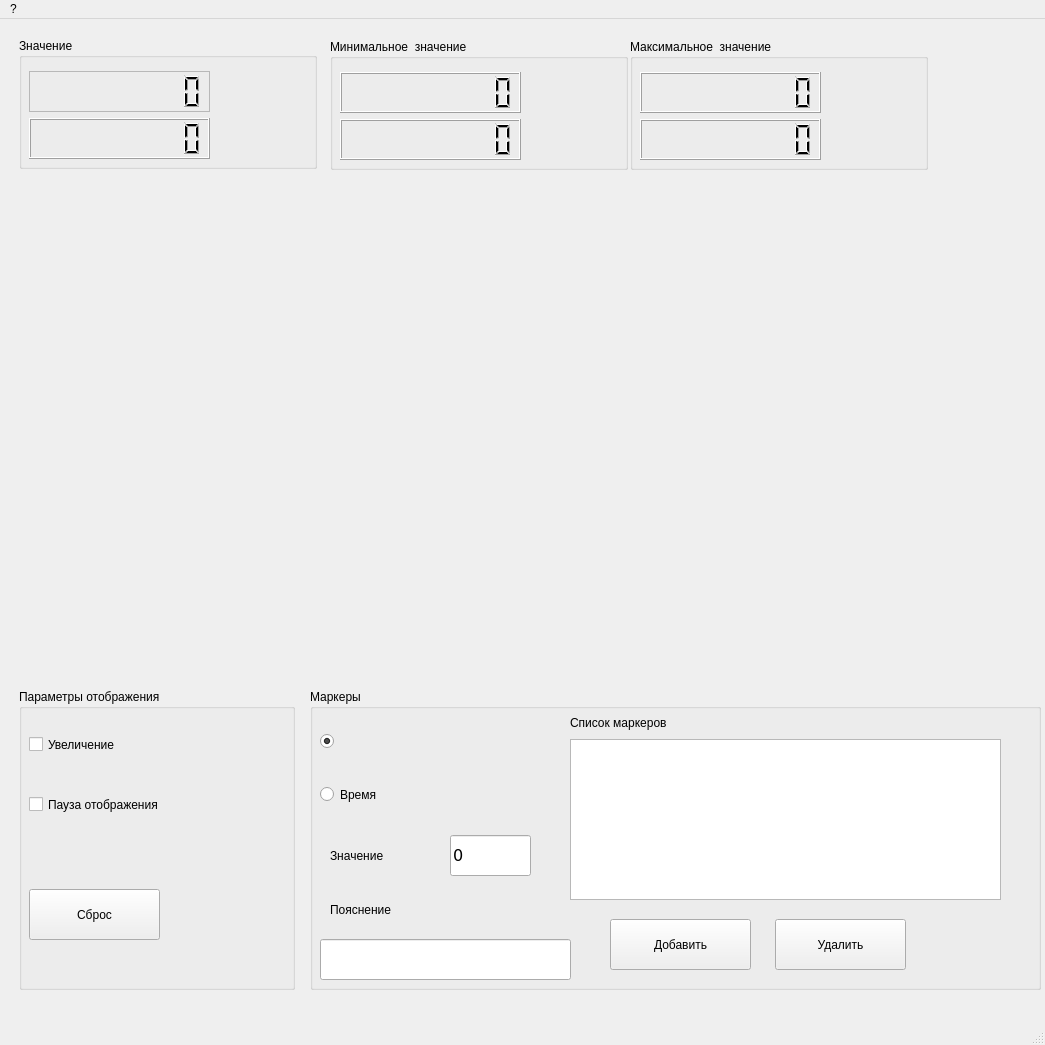
<?xml version="1.0" encoding="UTF-8"?>
<ui version="4.0">
 <class>fpChart_II</class>
 <widget class="QMainWindow" name="fpChart_II">
  <property name="geometry">
   <rect>
    <x>0</x>
    <y>0</y>
    <width>1045</width>
    <height>1045</height>
   </rect>
  </property>
  <property name="minimumSize">
   <size>
    <width>1045</width>
    <height>1045</height>
   </size>
  </property>
  <property name="maximumSize">
   <size>
    <width>1045</width>
    <height>1045</height>
   </size>
  </property>
  <property name="windowTitle">
   <string>Кислородомер</string>
  </property>
  <widget class="QWidget" name="centralwidget">
   <widget class="QGroupBox" name="groupBox_2">
    <property name="geometry">
     <rect>
      <x>630</x>
      <y>20</y>
      <width>298</width>
      <height>131</height>
     </rect>
    </property>
    <property name="minimumSize">
     <size>
      <width>298</width>
      <height>121</height>
     </size>
    </property>
    <property name="title">
     <string>Максимальное  значение</string>
    </property>
    <widget class="QLabel" name="lblVal_6">
     <property name="geometry">
      <rect>
       <x>197</x>
       <y>80</y>
       <width>81</width>
       <height>31</height>
      </rect>
     </property>
     <property name="minimumSize">
      <size>
       <width>81</width>
       <height>31</height>
      </size>
     </property>
     <property name="font">
      <font>
       <pointsize>11</pointsize>
      </font>
     </property>
     <property name="lineWidth">
      <number>-5</number>
     </property>
     <property name="text">
      <string/>
     </property>
    </widget>
    <widget class="QLCDNumber" name="lcdMain_percent_max">
     <property name="geometry">
      <rect>
       <x>10</x>
       <y>80</y>
       <width>181</width>
       <height>41</height>
      </rect>
     </property>
     <property name="sizePolicy">
      <sizepolicy hsizetype="Preferred" vsizetype="Preferred">
       <horstretch>1</horstretch>
       <verstretch>0</verstretch>
      </sizepolicy>
     </property>
     <property name="minimumSize">
      <size>
       <width>181</width>
       <height>41</height>
      </size>
     </property>
     <property name="smallDecimalPoint">
      <bool>true</bool>
     </property>
     <property name="digitCount">
      <number>8</number>
     </property>
     <property name="value" stdset="0">
      <double>0.000000000000000</double>
     </property>
     <property name="intValue" stdset="0">
      <number>0</number>
     </property>
    </widget>
    <widget class="QLabel" name="lblVal_3">
     <property name="geometry">
      <rect>
       <x>197</x>
       <y>33</y>
       <width>91</width>
       <height>31</height>
      </rect>
     </property>
     <property name="minimumSize">
      <size>
       <width>91</width>
       <height>31</height>
      </size>
     </property>
     <property name="font">
      <font>
       <pointsize>11</pointsize>
      </font>
     </property>
     <property name="lineWidth">
      <number>-5</number>
     </property>
     <property name="text">
      <string/>
     </property>
    </widget>
    <widget class="QLCDNumber" name="lcdMain_mg_max">
     <property name="geometry">
      <rect>
       <x>10</x>
       <y>33</y>
       <width>181</width>
       <height>41</height>
      </rect>
     </property>
     <property name="sizePolicy">
      <sizepolicy hsizetype="Preferred" vsizetype="Preferred">
       <horstretch>1</horstretch>
       <verstretch>0</verstretch>
      </sizepolicy>
     </property>
     <property name="minimumSize">
      <size>
       <width>181</width>
       <height>41</height>
      </size>
     </property>
     <property name="smallDecimalPoint">
      <bool>true</bool>
     </property>
     <property name="digitCount">
      <number>8</number>
     </property>
     <property name="value" stdset="0">
      <double>0.000000000000000</double>
     </property>
     <property name="intValue" stdset="0">
      <number>0</number>
     </property>
    </widget>
   </widget>
   <widget class="QGroupBox" name="groupBox_3">
    <property name="geometry">
     <rect>
      <x>310</x>
      <y>670</y>
      <width>731</width>
      <height>301</height>
     </rect>
    </property>
    <property name="minimumSize">
     <size>
      <width>731</width>
      <height>235</height>
     </size>
    </property>
    <property name="title">
     <string>Маркеры</string>
    </property>
    <widget class="QToolButton" name="tbAddMarker">
     <property name="geometry">
      <rect>
       <x>300</x>
       <y>230</y>
       <width>141</width>
       <height>51</height>
      </rect>
     </property>
     <property name="minimumSize">
      <size>
       <width>121</width>
       <height>31</height>
      </size>
     </property>
     <property name="focusPolicy">
      <enum>Qt::NoFocus</enum>
     </property>
     <property name="text">
      <string>Добавить</string>
     </property>
    </widget>
    <widget class="QLabel" name="label_12">
     <property name="geometry">
      <rect>
       <x>20</x>
       <y>156</y>
       <width>111</width>
       <height>21</height>
      </rect>
     </property>
     <property name="minimumSize">
      <size>
       <width>71</width>
       <height>21</height>
      </size>
     </property>
     <property name="font">
      <font>
       <pointsize>9</pointsize>
      </font>
     </property>
     <property name="lineWidth">
      <number>-5</number>
     </property>
     <property name="text">
      <string>Значение</string>
     </property>
    </widget>
    <widget class="QLineEdit" name="leVal_marker">
     <property name="geometry">
      <rect>
       <x>140</x>
       <y>146</y>
       <width>81</width>
       <height>41</height>
      </rect>
     </property>
     <property name="sizePolicy">
      <sizepolicy hsizetype="Expanding" vsizetype="Preferred">
       <horstretch>0</horstretch>
       <verstretch>0</verstretch>
      </sizepolicy>
     </property>
     <property name="minimumSize">
      <size>
       <width>81</width>
       <height>31</height>
      </size>
     </property>
     <property name="maximumSize">
      <size>
       <width>81</width>
       <height>16777215</height>
      </size>
     </property>
     <property name="font">
      <font>
       <family>Verdana</family>
       <pointsize>12</pointsize>
      </font>
     </property>
     <property name="text">
      <string>0</string>
     </property>
     <property name="frame">
      <bool>true</bool>
     </property>
     <property name="readOnly">
      <bool>false</bool>
     </property>
    </widget>
    <widget class="QLineEdit" name="leComment_marker">
     <property name="geometry">
      <rect>
       <x>10</x>
       <y>250</y>
       <width>251</width>
       <height>41</height>
      </rect>
     </property>
     <property name="sizePolicy">
      <sizepolicy hsizetype="Expanding" vsizetype="Preferred">
       <horstretch>0</horstretch>
       <verstretch>0</verstretch>
      </sizepolicy>
     </property>
     <property name="minimumSize">
      <size>
       <width>81</width>
       <height>31</height>
      </size>
     </property>
     <property name="maximumSize">
      <size>
       <width>1811</width>
       <height>16777215</height>
      </size>
     </property>
     <property name="font">
      <font>
       <family>Verdana</family>
       <pointsize>12</pointsize>
      </font>
     </property>
     <property name="text">
      <string/>
     </property>
     <property name="frame">
      <bool>true</bool>
     </property>
     <property name="readOnly">
      <bool>false</bool>
     </property>
    </widget>
    <widget class="QLabel" name="label_13">
     <property name="geometry">
      <rect>
       <x>20</x>
       <y>210</y>
       <width>131</width>
       <height>21</height>
      </rect>
     </property>
     <property name="minimumSize">
      <size>
       <width>71</width>
       <height>21</height>
      </size>
     </property>
     <property name="font">
      <font>
       <pointsize>9</pointsize>
      </font>
     </property>
     <property name="lineWidth">
      <number>-5</number>
     </property>
     <property name="text">
      <string>Пояснение</string>
     </property>
    </widget>
    <widget class="QRadioButton" name="rbCon">
     <property name="enabled">
      <bool>true</bool>
     </property>
     <property name="geometry">
      <rect>
       <x>10</x>
       <y>37</y>
       <width>271</width>
       <height>31</height>
      </rect>
     </property>
     <property name="minimumSize">
      <size>
       <width>111</width>
       <height>17</height>
      </size>
     </property>
     <property name="text">
      <string/>
     </property>
     <property name="checkable">
      <bool>true</bool>
     </property>
     <property name="checked">
      <bool>true</bool>
     </property>
    </widget>
    <widget class="QRadioButton" name="rbTime">
     <property name="geometry">
      <rect>
       <x>10</x>
       <y>90</y>
       <width>181</width>
       <height>31</height>
      </rect>
     </property>
     <property name="minimumSize">
      <size>
       <width>82</width>
       <height>17</height>
      </size>
     </property>
     <property name="text">
      <string>Время</string>
     </property>
    </widget>
    <widget class="QLabel" name="label_16">
     <property name="geometry">
      <rect>
       <x>260</x>
       <y>23</y>
       <width>211</width>
       <height>21</height>
      </rect>
     </property>
     <property name="minimumSize">
      <size>
       <width>111</width>
       <height>21</height>
      </size>
     </property>
     <property name="font">
      <font>
       <pointsize>9</pointsize>
      </font>
     </property>
     <property name="lineWidth">
      <number>-5</number>
     </property>
     <property name="text">
      <string>Список маркеров</string>
     </property>
    </widget>
    <widget class="QToolButton" name="tbDelMarker">
     <property name="geometry">
      <rect>
       <x>465</x>
       <y>230</y>
       <width>131</width>
       <height>51</height>
      </rect>
     </property>
     <property name="minimumSize">
      <size>
       <width>121</width>
       <height>31</height>
      </size>
     </property>
     <property name="focusPolicy">
      <enum>Qt::NoFocus</enum>
     </property>
     <property name="text">
      <string>Удалить</string>
     </property>
    </widget>
    <widget class="QListWidget" name="lwListMarker">
     <property name="geometry">
      <rect>
       <x>260</x>
       <y>50</y>
       <width>431</width>
       <height>161</height>
      </rect>
     </property>
     <property name="minimumSize">
      <size>
       <width>391</width>
       <height>141</height>
      </size>
     </property>
    </widget>
   </widget>
   <widget class="QGroupBox" name="groupBox_5">
    <property name="geometry">
     <rect>
      <x>19</x>
      <y>19</y>
      <width>298</width>
      <height>131</height>
     </rect>
    </property>
    <property name="minimumSize">
     <size>
      <width>298</width>
      <height>121</height>
     </size>
    </property>
    <property name="title">
     <string>Значение</string>
    </property>
    <widget class="QLabel" name="lblVal_1">
     <property name="geometry">
      <rect>
       <x>197</x>
       <y>33</y>
       <width>91</width>
       <height>31</height>
      </rect>
     </property>
     <property name="minimumSize">
      <size>
       <width>91</width>
       <height>31</height>
      </size>
     </property>
     <property name="font">
      <font>
       <pointsize>11</pointsize>
      </font>
     </property>
     <property name="lineWidth">
      <number>-5</number>
     </property>
     <property name="text">
      <string/>
     </property>
    </widget>
    <widget class="QLCDNumber" name="lcdMain_percent">
     <property name="geometry">
      <rect>
       <x>10</x>
       <y>80</y>
       <width>181</width>
       <height>41</height>
      </rect>
     </property>
     <property name="sizePolicy">
      <sizepolicy hsizetype="Preferred" vsizetype="Preferred">
       <horstretch>1</horstretch>
       <verstretch>0</verstretch>
      </sizepolicy>
     </property>
     <property name="minimumSize">
      <size>
       <width>181</width>
       <height>41</height>
      </size>
     </property>
     <property name="smallDecimalPoint">
      <bool>true</bool>
     </property>
     <property name="digitCount">
      <number>8</number>
     </property>
     <property name="value" stdset="0">
      <double>0.000000000000000</double>
     </property>
     <property name="intValue" stdset="0">
      <number>0</number>
     </property>
    </widget>
    <widget class="QLabel" name="lblVal_4">
     <property name="geometry">
      <rect>
       <x>197</x>
       <y>80</y>
       <width>81</width>
       <height>31</height>
      </rect>
     </property>
     <property name="minimumSize">
      <size>
       <width>81</width>
       <height>31</height>
      </size>
     </property>
     <property name="font">
      <font>
       <pointsize>11</pointsize>
      </font>
     </property>
     <property name="lineWidth">
      <number>-5</number>
     </property>
     <property name="text">
      <string/>
     </property>
    </widget>
    <widget class="QLCDNumber" name="lcdMain_mg">
     <property name="geometry">
      <rect>
       <x>10</x>
       <y>33</y>
       <width>181</width>
       <height>41</height>
      </rect>
     </property>
     <property name="sizePolicy">
      <sizepolicy hsizetype="Preferred" vsizetype="Preferred">
       <horstretch>1</horstretch>
       <verstretch>0</verstretch>
      </sizepolicy>
     </property>
     <property name="minimumSize">
      <size>
       <width>181</width>
       <height>41</height>
      </size>
     </property>
     <property name="frameShape">
      <enum>QFrame::Box</enum>
     </property>
     <property name="lineWidth">
      <number>0</number>
     </property>
     <property name="midLineWidth">
      <number>1</number>
     </property>
     <property name="smallDecimalPoint">
      <bool>true</bool>
     </property>
     <property name="numDigits">
      <number>8</number>
     </property>
     <property name="digitCount">
      <number>8</number>
     </property>
     <property name="value" stdset="0">
      <double>0.000000000000000</double>
     </property>
     <property name="intValue" stdset="0">
      <number>0</number>
     </property>
    </widget>
   </widget>
   <widget class="QGroupBox" name="groupBox">
    <property name="geometry">
     <rect>
      <x>330</x>
      <y>20</y>
      <width>298</width>
      <height>131</height>
     </rect>
    </property>
    <property name="minimumSize">
     <size>
      <width>298</width>
      <height>121</height>
     </size>
    </property>
    <property name="title">
     <string>Минимальное  значение</string>
    </property>
    <widget class="QLabel" name="lblVal_5">
     <property name="geometry">
      <rect>
       <x>197</x>
       <y>80</y>
       <width>81</width>
       <height>31</height>
      </rect>
     </property>
     <property name="minimumSize">
      <size>
       <width>81</width>
       <height>31</height>
      </size>
     </property>
     <property name="font">
      <font>
       <pointsize>11</pointsize>
      </font>
     </property>
     <property name="lineWidth">
      <number>-5</number>
     </property>
     <property name="text">
      <string/>
     </property>
    </widget>
    <widget class="QLCDNumber" name="lcdMain_percent_min">
     <property name="geometry">
      <rect>
       <x>10</x>
       <y>80</y>
       <width>181</width>
       <height>41</height>
      </rect>
     </property>
     <property name="sizePolicy">
      <sizepolicy hsizetype="Preferred" vsizetype="Preferred">
       <horstretch>1</horstretch>
       <verstretch>0</verstretch>
      </sizepolicy>
     </property>
     <property name="minimumSize">
      <size>
       <width>181</width>
       <height>41</height>
      </size>
     </property>
     <property name="smallDecimalPoint">
      <bool>true</bool>
     </property>
     <property name="digitCount">
      <number>8</number>
     </property>
     <property name="value" stdset="0">
      <double>0.000000000000000</double>
     </property>
     <property name="intValue" stdset="0">
      <number>0</number>
     </property>
    </widget>
    <widget class="QLabel" name="lblVal_2">
     <property name="geometry">
      <rect>
       <x>197</x>
       <y>33</y>
       <width>91</width>
       <height>31</height>
      </rect>
     </property>
     <property name="minimumSize">
      <size>
       <width>91</width>
       <height>31</height>
      </size>
     </property>
     <property name="font">
      <font>
       <pointsize>11</pointsize>
      </font>
     </property>
     <property name="lineWidth">
      <number>-5</number>
     </property>
     <property name="text">
      <string/>
     </property>
    </widget>
    <widget class="QLCDNumber" name="lcdMain_mg_min">
     <property name="geometry">
      <rect>
       <x>10</x>
       <y>33</y>
       <width>181</width>
       <height>41</height>
      </rect>
     </property>
     <property name="sizePolicy">
      <sizepolicy hsizetype="Preferred" vsizetype="Preferred">
       <horstretch>1</horstretch>
       <verstretch>0</verstretch>
      </sizepolicy>
     </property>
     <property name="minimumSize">
      <size>
       <width>181</width>
       <height>41</height>
      </size>
     </property>
     <property name="smallDecimalPoint">
      <bool>true</bool>
     </property>
     <property name="digitCount">
      <number>8</number>
     </property>
     <property name="value" stdset="0">
      <double>0.000000000000000</double>
     </property>
     <property name="intValue" stdset="0">
      <number>0</number>
     </property>
    </widget>
   </widget>
   <widget class="QwtPlot" name="qwtPlot">
    <property name="geometry">
     <rect>
      <x>19</x>
      <y>110</y>
      <width>975</width>
      <height>571</height>
     </rect>
    </property>
    <property name="minimumSize">
     <size>
      <width>912</width>
      <height>281</height>
     </size>
    </property>
   </widget>
   <widget class="QGroupBox" name="groupBox_4">
    <property name="geometry">
     <rect>
      <x>19</x>
      <y>670</y>
      <width>276</width>
      <height>301</height>
     </rect>
    </property>
    <property name="minimumSize">
     <size>
      <width>181</width>
      <height>221</height>
     </size>
    </property>
    <property name="title">
     <string>Параметры отображения</string>
    </property>
    <property name="checkable">
     <bool>false</bool>
    </property>
    <widget class="QCheckBox" name="chbPause">
     <property name="geometry">
      <rect>
       <x>10</x>
       <y>100</y>
       <width>251</width>
       <height>31</height>
      </rect>
     </property>
     <property name="minimumSize">
      <size>
       <width>131</width>
       <height>17</height>
      </size>
     </property>
     <property name="text">
      <string>Пауза отображения</string>
     </property>
    </widget>
    <widget class="QToolButton" name="tbResetViewPar">
     <property name="geometry">
      <rect>
       <x>10</x>
       <y>200</y>
       <width>131</width>
       <height>51</height>
      </rect>
     </property>
     <property name="minimumSize">
      <size>
       <width>121</width>
       <height>31</height>
      </size>
     </property>
     <property name="focusPolicy">
      <enum>Qt::NoFocus</enum>
     </property>
     <property name="text">
      <string>Сброс</string>
     </property>
    </widget>
    <widget class="QCheckBox" name="chbZoom">
     <property name="geometry">
      <rect>
       <x>10</x>
       <y>40</y>
       <width>181</width>
       <height>31</height>
      </rect>
     </property>
     <property name="minimumSize">
      <size>
       <width>131</width>
       <height>17</height>
      </size>
     </property>
     <property name="text">
      <string>Увеличение</string>
     </property>
    </widget>
   </widget>
  </widget>
  <widget class="QMenuBar" name="menubar">
   <property name="geometry">
    <rect>
     <x>0</x>
     <y>0</y>
     <width>1045</width>
     <height>38</height>
    </rect>
   </property>
   <widget class="QMenu" name="muAbout">
    <property name="title">
     <string>?</string>
    </property>
   </widget>
   <addaction name="muAbout"/>
  </widget>
  <widget class="QStatusBar" name="statusbar"/>
  <action name="actConf">
   <property name="text">
    <string>Градуировка</string>
   </property>
  </action>
 </widget>
 <customwidgets>
  <customwidget>
   <class>QwtPlot</class>
   <extends>QFrame</extends>
   <header>qwt_plot.h</header>
   <container>1</container>
  </customwidget>
 </customwidgets>
 <resources/>
 <connections/>
</ui>
